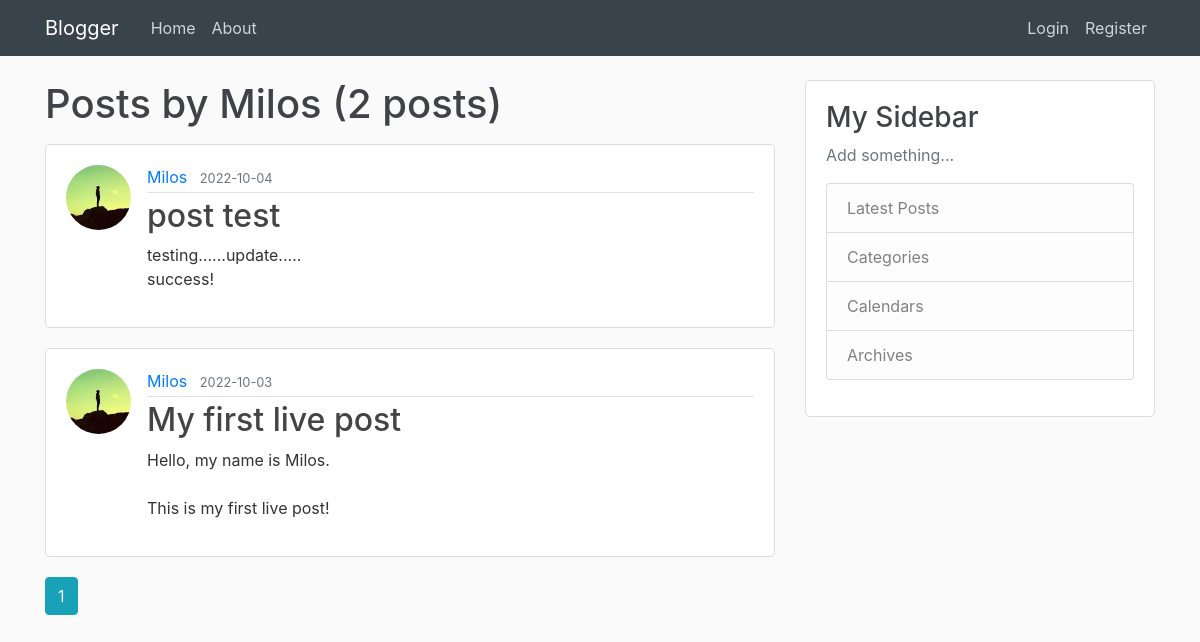
Page /user/Milos on the earlier database version.
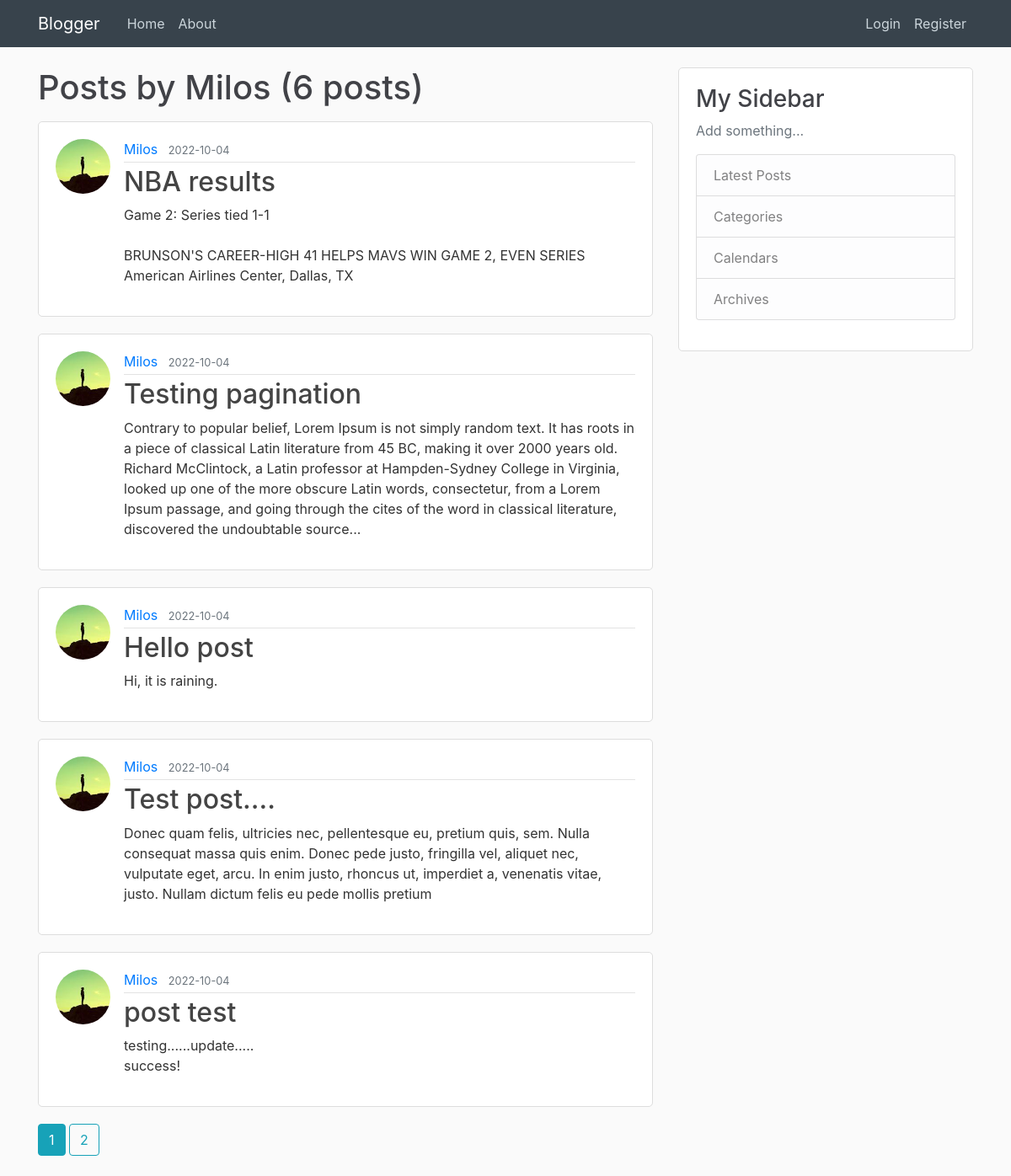
Same page on the later database version.
### blogger/models.py (models this page shows, shortened)
class User(db.Model, UserMixin):
    id = db.Column(db.Integer, primary_key=True)
    username = db.Column(db.String(20), unique=True, nullable=False)
    email = db.Column(db.String(120), unique=True, nullable=False)
    image_file = db.Column(db.String(20), nullable=False, default='default.jpg')
    password = db.Column(db.String(60), nullable=False)
    posts = db.relationship('Post', backref='author', lazy=True)

class Post(db.Model):
    id = db.Column(db.Integer, primary_key=True)
    title = db.Column(db.String(100), nullable=False)
    date_posted = db.Column(db.DateTime, nullable=False, default=datetime.utcnow)
    content = db.Column(db.Text, nullable=False)
    user_id = db.Column(db.Integer, db.ForeignKey('user.id'), nullable=False)

### blogger/routes.py (the view)
@app.route("/user/<string:username>")
def user_posts(username):
    page = request.args.get('page', 1, type=int)
    user = User.query.filter_by(username=username).first_or_404()
    posts = Post.query.filter_by(author=user).order_by(Post.date_posted.desc()).paginate(page=page, per_page=5)
    return render_template('user_posts.html', posts=posts, user=user)

### blogger/templates/user_posts.html
{% extends 'layout.html' %}
{% block content %}
    <h1 class="mb-3">Posts by {{ user.username }} ({{ posts.total }} posts)</h1>
    {% for post in posts.items %}
        <article class="media content-section">
            <img class="rounded-circle article-img" src="{{ url_for('static', filename='profile_pics/' + post.author.image_file) }}">
            <div class="media-body">
                <div class="article-metadata">
                    <a class="mr-2" href="{{ url_for('user_posts', username=post.author.username) }}">{{ post.author.username }}</a>
                    <small class="text-muted">{{ post.date_posted.strftime('%Y-%m-%d') }}</small>
                </div>
                <h2><a class="article-title" href="{{ url_for('post', post_id=post.id) }}">{{ post.title }}</a></h2>
                <p class="article-content">{{ post.content }}</p>
            </div>
        </article>
    {% endfor %}
    {% for page_num in posts.iter_pages(left_edge=1, right_edge=1, left_current=1, right_current=2) %}
        {% if page_num %}
            {% if posts.page == page_num %}
                <a class="btn btn-info mb-4" href="{{ url_for('user_posts', username=user.username, page=page_num) }}">{{ page_num }}</a>
            {% else %}
                <a class="btn btn-outline-info mb-4" href="{{ url_for('user_posts', username=user.username, page=page_num) }}">{{ page_num }}</a>
            {% endif %}
        {% else %}
            ...
        {% endif %}
    {% endfor %}
{% endblock %}

### blogger/templates/layout.html (shortened to what this page needs)
<!DOCTYPE html>
<html>
    <head>
        <link rel="stylesheet" href="https://maxcdn.bootstrapcdn.com/bootstrap/4.0.0/css/bootstrap.min.css">
        <link rel="stylesheet" type="text/css" href="{{ url_for('static', filename='main.css') }}">
    </head>
    <body>
        <header class="site-header">
            <nav class="navbar navbar-expand-md navbar-dark bg-steel fixed-top">
                <div class="container">
                    <a class="navbar-brand mr-4" href="/">Blogger</a>
                    <div class="collapse navbar-collapse" id="navbarToggle">
                        <div class="navbar-nav mr-auto">
                            <a class="nav-item nav-link" href="{{ url_for('home') }}">Home</a>
                            <a class="nav-item nav-link" href="{{ url_for('about') }}">About</a>
                        </div>
                        <div class="navbar-nav">
                            {% if current_user.is_authenticated %}
                                <a class="nav-item nav-link" href="{{ url_for('new_post') }}">New Post</a>
                                <a class="nav-item nav-link" href="{{ url_for('account') }}">Account</a>
                                <a class="nav-item nav-link" href="{{ url_for('logout') }}">Logout</a>
                            {% else %}
                                <a class="nav-item nav-link" href="{{ url_for('login') }}">Login</a>
                                <a class="nav-item nav-link" href="{{ url_for('register') }}">Register</a>
                            {% endif %}
                        </div>
                    </div>
                </div>
            </nav>
        </header>
        <main role="main" class="container">
            <div class="row">
                <div class="col-md-8">
                    {% block content %}{% endblock %}
                </div>
                <div class="col-md-4">
                    <div class="content-section">
                        <h3>My Sidebar</h3>
                        <p class='text-muted'>Add something...
                            <ul class="list-group">
                                <li class="list-group-item list-group-item-light">Latest Posts</li>
                                <li class="list-group-item list-group-item-light">Categories</li>
                                <li class="list-group-item list-group-item-light">Calendars</li>
                                <li class="list-group-item list-group-item-light">Archives</li>
                            </ul>
                        </p>
                    </div>
                </div>
            </div>
        </main>
    </body>
</html>

### blogger/static/main.css (style rules this page uses)
body { background: #fafafa; color: #333333; margin-top: 5rem; }
h1, h2, h3, h4, h5, h6 { color: #414247; }
.bg-steel { background-color: #38434c; }
.site-header .navbar-nav .nav-link { color: #cbd5db; }
.content-section { background: #ffffff; padding: 20px 20px; border: 1px solid #dddddd; border-radius: 5px; margin-bottom: 20px; }
.article-title { color: #444444; }
.article-content { white-space: pre-line; }
.article-img { height: 65px; width: 65px; margin-right: 16px; }
.article-metadata { padding-bottom: 3px; margin-bottom: 4px; border-bottom: 1px solid #e3e3e3 }

Differences in the rows shown:
no longer on this page (row unchanged): Post: image_file (picture), author.username "Milos", date_posted "2022-10-03", title "My first live post", content "Hello, my name is Milos. This is my first live post!"
added Post: image_file (picture), author.username "Milos", date_posted "2022-10-04", title "NBA results", content "Game 2: Series tied 1-1 BRUNSON'S CAREER-HIGH 41 HELPS MAVS WIN GAME 2, EVEN SERIES American Airlines Center, Dallas, TX"
added Post: image_file (picture), author.username "Milos", date_posted "2022-10-04", title "Testing pagination", content "Contrary to popular belief, Lorem Ipsum is not simply random text. It has roots in a piece of classical Latin literature from 45 BC, making it over 2000 years old. Richard McClintock, a Latin professor at Hampden-Sydney College in Virginia, looked up one of the more obscure Latin words, consectetur, from a Lorem Ipsum passage, and going through the cites of the word in classical literature, discovered the undoubtable source..."
added Post: image_file (picture), author.username "Milos", date_posted "2022-10-04", title "Hello post", content "Hi, it is raining."
added Post: image_file (picture), author.username "Milos", date_posted "2022-10-04", title "Test post....", content "Donec quam felis, ultricies nec, pellentesque eu, pretium quis, sem. Nulla consequat massa quis enim. Donec pede justo, fringilla vel, aliquet nec, vulputate eget, arcu. In enim justo, rhoncus ut, imperdiet a, venenatis vitae, justo. Nullam dictum felis eu pede mollis pretium"
Other differences:
{{ posts.total }}: "2" → "6"
new list line: "2"
